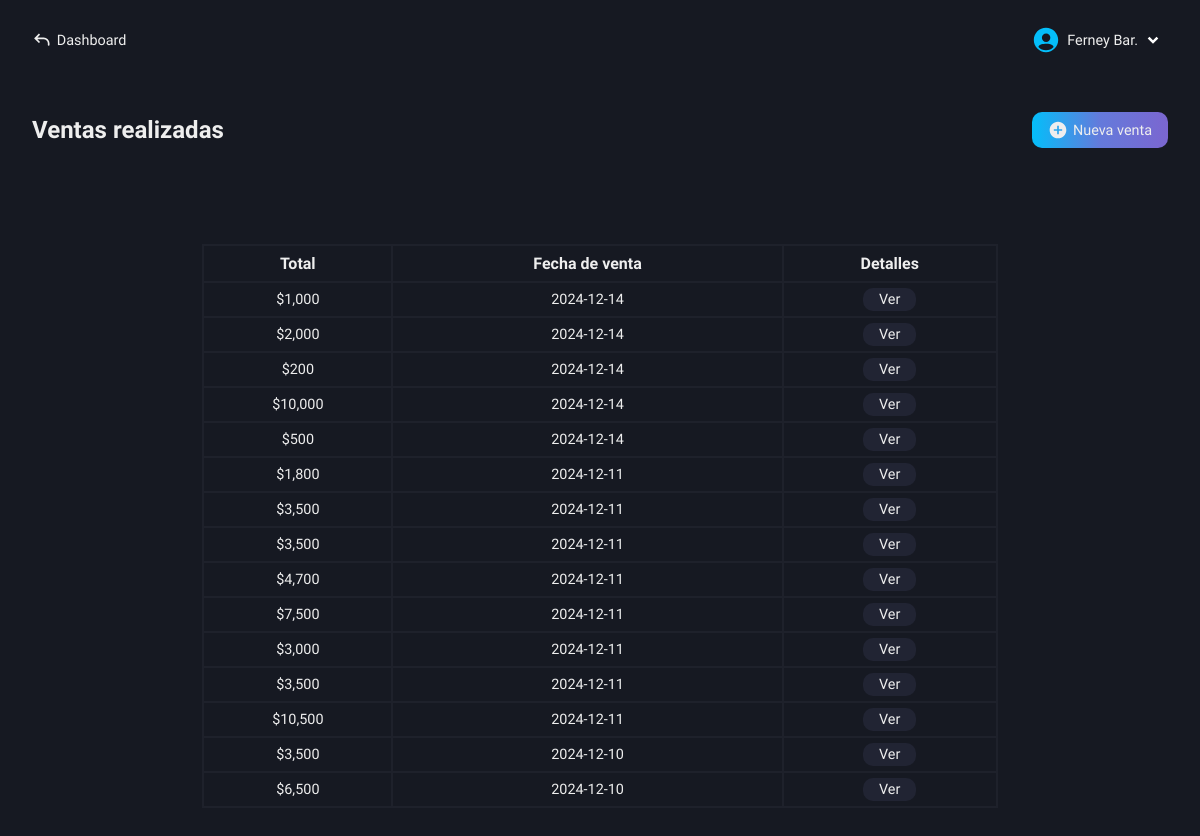
The app's page /roles/store/sales/sales-made.php (signed in), older data.
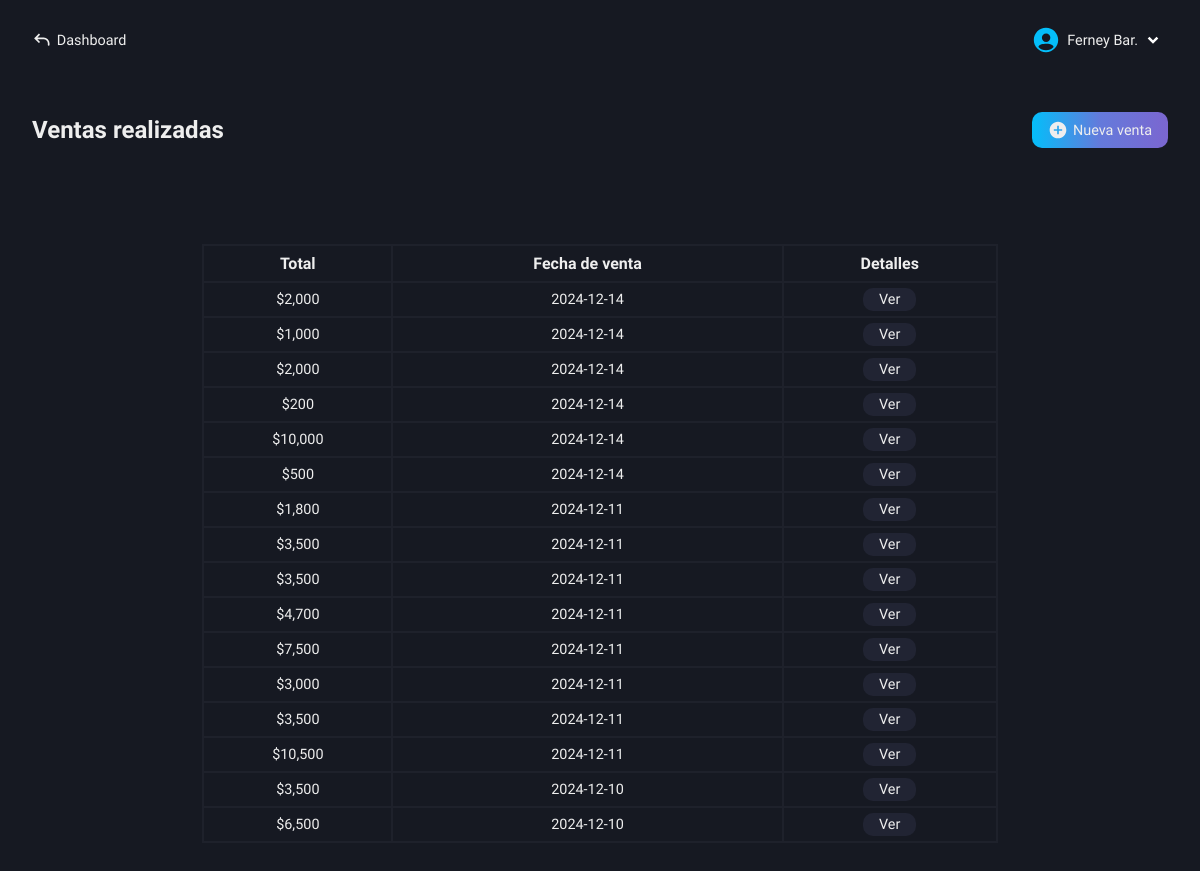
The same page, newer data.
### tables this page shows
CREATE TABLE `sales` (
  `id` int(11) NOT NULL AUTO_INCREMENT,
  `total_amount` int(11) NOT NULL,
  `sale_date` date NOT NULL,
  PRIMARY KEY (`id`)
);

### roles/store/sales/sales-made.php (the view, shortened to what this page needs)
<!DOCTYPE html>
<html lang="es">
<head>
    <link rel="stylesheet" href="../../../css/store/sales-made.css">
    <?php
        include("../../../conexion.php");
        if (isset($_SESSION['user_id'])) {
            $id_user = $_SESSION['user_id'];
        } else {
            header("Location: ../../../index.php");
            exit();
        }
    ?>
</head>
<body>
    <main class="main">
        <nav class="nav-dash">
            <a href="../../dashboard-store.php" class="go-dash">
                <svg xmlns="http://www.w3.org/2000/svg" width="20" height="20" viewBox="0 0 24 24"><path fill="#eee" d="m4 10l-.707.707L2.586 10l.707-.707zm17 8a1 1 0 1 1-2 0zM8.293 15.707l-5-5l1.414-1.414l5 5zm-5-6.414l5-5l1.414 1.414l-5 5zM4 9h10v2H4zm17 7v2h-2v-2zm-7-7a7 7 0 0 1 7 7h-2a5 5 0 0 0-5-5z"/></svg>
                <p>Dashboard</p>
            </a>
            <div class="user-modal">
                <div class="username">
                    <div class="name-down">
                        <?php
                            $queryData = "SELECT name, lastname FROM users WHERE id = $id_user";
                            $result = mysqli_query($conexion, $queryData);
                            $rowData = mysqli_fetch_assoc($result);
                            echo "<p class='name'>" . $rowData['name'] . ' ' . substr($rowData['lastname'], 0, 3) . ".</p>";
                        ?>
                        <img src="../../../svg/down-arrow.svg" alt="">
                    </div>
                </div>
            </div>
        </nav>
        <section class="new-sale-products" id="hidden-modal">
            <div class="new-sale">
                <div class="tlt-button">
                    <h2 class="tlt-function">Ventas realizadas</h2>
                    <a href="new-sale.php" class="btn-new-sale bg-btn">
                        <svg xmlns="http://www.w3.org/2000/svg" width="20" height="20" viewBox="0 0 24 24"><path fill="#eee" d="M12 2C6.477 2 2 6.477 2 12s4.477 10 10 10s10-4.477 10-10S17.523 2 12 2m5 11h-4v4h-2v-4H7v-2h4V7h2v4h4z"/></svg>
                        <p>Nueva venta</p>
                    </a>
                </div>
                <div class="content-table">
                    <table>
                        <tr>
                            <th>Total</th>
                            <th>Fecha de venta</th>
                            <th>Detalles</th>
                        </tr>
                        <?php
                            $querySales = "SELECT * FROM sales ORDER BY id DESC";
                            $resultSales = mysqli_query($conexion, $querySales);
                            if($resultSales -> num_rows > 0) {
                                while ($row = mysqli_fetch_assoc($resultSales)){
                                    $id_sale = $row['id'];
                                    echo "<tr>
                                            <td>$" . number_format($row['total_amount'], 0) . "</td>
                                            <td>" . $row['sale_date'] . "</td>
                                            <td class='view-details'>
                                                <a href='functions/invoice-details.php?id=$id_sale'>Ver</a>
                                            </td>
                                        </tr>";
                                }
                            } else {
                                echo "<tr>
                                        <td colspan='3'>No hay ventas realizadas aún.</td>
                                      </tr>";
                            }
                        ?>
                    </table>
                </div>
            </div>
        </section>
    </main>
</body>
</html>

Row changes from the older to the newer data that the page shows:
added sales: total_amount "2,000", sale_date "2024-12-14"
